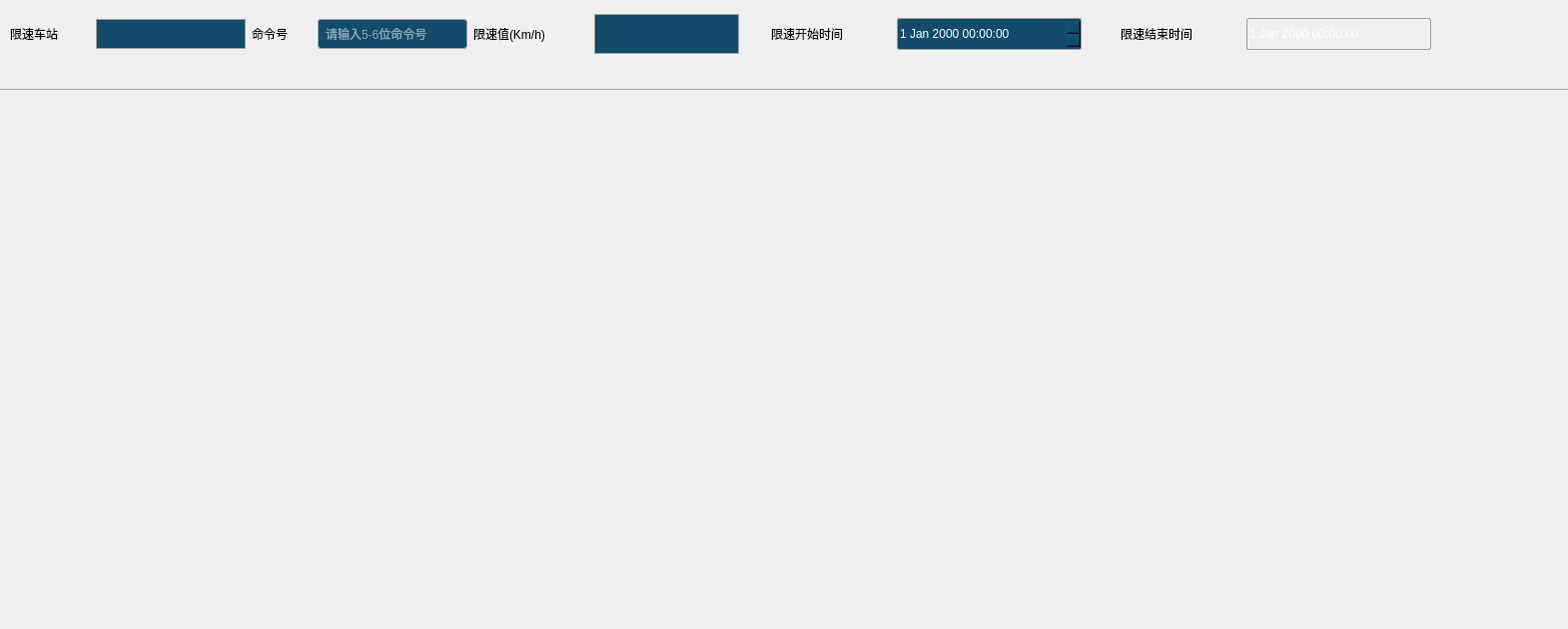
<?xml version="1.0" encoding="UTF-8"?>
<ui version="4.0">
 <class>jsj_xsmldlg</class>
 <widget class="QWidget" name="jsj_xsmldlg">
  <property name="geometry">
   <rect>
    <x>0</x>
    <y>0</y>
    <width>1570</width>
    <height>630</height>
   </rect>
  </property>
  <property name="maximumSize">
   <size>
    <width>1570</width>
    <height>630</height>
   </size>
  </property>
  <property name="windowTitle">
   <string>Form</string>
  </property>
  <property name="styleSheet">
   <string notr="true">QDateTimeEdit{
font: 14pt &quot;黑体&quot;;
background:transparent;

border:1px solid #A0A0A0;

border-radius:2px;

min-height:30px;

max-height:30px;
	background-color: rgb(18, 76, 106);
	color: rgb(255, 255, 255);

}
QComboBox{
	background-color: rgb(18, 76, 106);
	color: rgb(255, 255, 255);
font: 14pt &quot;黑体&quot;;
	border: 1px solid #A0A0A0; /* 边框宽度为1px，颜色为#A0A0A0 */
}
QComboBox::down-arrow {

image:url(:/new/jsj/rc/新增/下拉箭头.png);

 }

 QComboBox::drop-down {

     border:none;

 padding-right:4px;

 }

QComboBox QAbstractItemView{

  outline:0px;

color:rgb(220,220,220);

background-color:rgb(37,86,159);

border:1px solid rgba(143,211,249,127);

border-bottom-right-radius:4px;

border-bottom-left-radius:4px;

 }

QComboBox QAbstractItemView::item{

height:26px;

background-color:rgba(143,211,249,38);

 }
QComboBox QAbstractItemView::item:selected{

background-color:rgb(26,138,219);
 }
QLineEdit{
	
	background-color: rgb(18, 76, 106);
	color: rgb(255, 255, 255);
border: 1px solid #A0A0A0; /* 边框宽度为1px，颜色为#A0A0A0 */
	border-radius: 3px; /* 边框圆角 */
	padding-left: 5px; /* 文本距离左边界有5px */

font: 14pt &quot;黑体&quot;;
}</string>
  </property>
  <widget class="QGroupBox" name="groupBox">
   <property name="geometry">
    <rect>
     <x>-20</x>
     <y>-10</y>
     <width>1621</width>
     <height>100</height>
    </rect>
   </property>
   <property name="minimumSize">
    <size>
     <width>1621</width>
     <height>100</height>
    </size>
   </property>
   <property name="maximumSize">
    <size>
     <width>1621</width>
     <height>100</height>
    </size>
   </property>
   <property name="styleSheet">
    <string notr="true">QGroupBox#groupBox{

	
	border-image: url(:/new/jsj/rc/限速命令/背景一.png);
	border-radius: 2px; /* 边框圆角 */
border: 1px solid #A0A0A0; /* 边框宽度为1px，颜色为#A0A0A0 */
font: 14pt &quot;黑体&quot;;

}</string>
   </property>
   <property name="title">
    <string/>
   </property>
   <widget class="QWidget" name="layoutWidget">
    <property name="geometry">
     <rect>
      <x>30</x>
      <y>20</y>
      <width>1483</width>
      <height>48</height>
     </rect>
    </property>
    <layout class="QHBoxLayout" name="horizontalLayout_5">
     <item>
      <layout class="QHBoxLayout" name="horizontalLayout_3">
       <item>
        <layout class="QHBoxLayout" name="horizontalLayout">
         <item>
          <widget class="QLabel" name="label">
           <property name="minimumSize">
            <size>
             <width>80</width>
             <height>40</height>
            </size>
           </property>
           <property name="maximumSize">
            <size>
             <width>80</width>
             <height>40</height>
            </size>
           </property>
           <property name="styleSheet">
            <string notr="true">font: 14pt &quot;黑体&quot;;</string>
           </property>
           <property name="text">
            <string>限速车站</string>
           </property>
          </widget>
         </item>
         <item>
          <widget class="QComboBox" name="comboBox">
           <property name="minimumSize">
            <size>
             <width>150</width>
             <height>30</height>
            </size>
           </property>
           <property name="maximumSize">
            <size>
             <width>150</width>
             <height>30</height>
            </size>
           </property>
           <property name="sizeIncrement">
            <size>
             <width>0</width>
             <height>50</height>
            </size>
           </property>
           <property name="styleSheet">
            <string notr="true"/>
           </property>
          </widget>
         </item>
        </layout>
       </item>
       <item>
        <layout class="QHBoxLayout" name="horizontalLayout_2">
         <item>
          <widget class="QLabel" name="label_2">
           <property name="minimumSize">
            <size>
             <width>60</width>
             <height>40</height>
            </size>
           </property>
           <property name="maximumSize">
            <size>
             <width>50</width>
             <height>40</height>
            </size>
           </property>
           <property name="styleSheet">
            <string notr="true">font: 14pt &quot;黑体&quot;;</string>
           </property>
           <property name="text">
            <string>命令号</string>
           </property>
          </widget>
         </item>
         <item>
          <widget class="QLineEdit" name="ml_NumberEdit">
           <property name="minimumSize">
            <size>
             <width>150</width>
             <height>30</height>
            </size>
           </property>
           <property name="maximumSize">
            <size>
             <width>150</width>
             <height>30</height>
            </size>
           </property>
           <property name="styleSheet">
            <string notr="true"/>
           </property>
           <property name="placeholderText">
            <string>请输入5-6位命令号</string>
           </property>
          </widget>
         </item>
         <item>
          <spacer name="horizontalSpacer">
           <property name="orientation">
            <enum>Qt::Horizontal</enum>
           </property>
           <property name="sizeHint" stdset="0">
            <size>
             <width>40</width>
             <height>20</height>
            </size>
           </property>
          </spacer>
         </item>
        </layout>
       </item>
      </layout>
     </item>
     <item>
      <layout class="QHBoxLayout" name="horizontalLayout_4">
       <item>
        <widget class="QLabel" name="label_3">
         <property name="minimumSize">
          <size>
           <width>115</width>
           <height>40</height>
          </size>
         </property>
         <property name="maximumSize">
          <size>
           <width>115</width>
           <height>40</height>
          </size>
         </property>
         <property name="styleSheet">
          <string notr="true">font: 14pt &quot;黑体&quot;;</string>
         </property>
         <property name="text">
          <string>限速值(Km/h)</string>
         </property>
        </widget>
       </item>
       <item>
        <widget class="QComboBox" name="Xs_Combo">
         <property name="minimumSize">
          <size>
           <width>145</width>
           <height>40</height>
          </size>
         </property>
         <property name="maximumSize">
          <size>
           <width>145</width>
           <height>40</height>
          </size>
         </property>
         <property name="styleSheet">
          <string notr="true">QComboBox{
font: 14pt &quot;黑体&quot;;
	border: 1px solid #A0A0A0; /* 边框宽度为1px，颜色为#A0A0A0 */
}
QComboBox::down-arrow {

image:url(:/new/jsj/rc/新增/下拉箭头.png);

 }

 QComboBox::drop-down {

     border:none;

 padding-right:4px;

 }

QComboBox QAbstractItemView{

  outline:0px;

color:rgb(220,220,220);

background-color:rgb(37,86,159);

border:1px solid rgba(143,211,249,127);

border-bottom-right-radius:4px;

border-bottom-left-radius:4px;

 }

QComboBox QAbstractItemView::item{

height:26px;

background-color:rgba(143,211,249,38);

 }

 QComboBox QAbstractItemView::item:selected{

background-color:rgb(26,138,219);
 }</string>
         </property>
        </widget>
       </item>
       <item>
        <layout class="QHBoxLayout" name="horizontalLayout_6">
         <item>
          <spacer name="horizontalSpacer_3">
           <property name="orientation">
            <enum>Qt::Horizontal</enum>
           </property>
           <property name="sizeHint" stdset="0">
            <size>
             <width>40</width>
             <height>20</height>
            </size>
           </property>
          </spacer>
         </item>
         <item>
          <widget class="QLabel" name="label_4">
           <property name="minimumSize">
            <size>
             <width>120</width>
             <height>40</height>
            </size>
           </property>
           <property name="maximumSize">
            <size>
             <width>120</width>
             <height>40</height>
            </size>
           </property>
           <property name="styleSheet">
            <string notr="true">font: 14pt &quot;黑体&quot;;</string>
           </property>
           <property name="text">
            <string>限速开始时间</string>
           </property>
          </widget>
         </item>
         <item>
          <widget class="QDateTimeEdit" name="ml_Send_Time">
           <property name="minimumSize">
            <size>
             <width>185</width>
             <height>32</height>
            </size>
           </property>
           <property name="maximumSize">
            <size>
             <width>185</width>
             <height>32</height>
            </size>
           </property>
           <property name="styleSheet">
            <string notr="true"/>
           </property>
          </widget>
         </item>
         <item>
          <layout class="QHBoxLayout" name="horizontalLayout_7">
           <item>
            <spacer name="horizontalSpacer_4">
             <property name="orientation">
              <enum>Qt::Horizontal</enum>
             </property>
             <property name="sizeHint" stdset="0">
              <size>
               <width>40</width>
               <height>20</height>
              </size>
             </property>
            </spacer>
           </item>
           <item>
            <widget class="QLabel" name="label_6">
             <property name="minimumSize">
              <size>
               <width>120</width>
               <height>40</height>
              </size>
             </property>
             <property name="maximumSize">
              <size>
               <width>120</width>
               <height>40</height>
              </size>
             </property>
             <property name="styleSheet">
              <string notr="true">font: 14pt &quot;黑体&quot;;</string>
             </property>
             <property name="text">
              <string>限速结束时间</string>
             </property>
            </widget>
           </item>
           <item>
            <widget class="QDateTimeEdit" name="ml_End_Time">
             <property name="minimumSize">
              <size>
               <width>185</width>
               <height>32</height>
              </size>
             </property>
             <property name="maximumSize">
              <size>
               <width>185</width>
               <height>32</height>
              </size>
             </property>
             <property name="styleSheet">
              <string notr="true">QDateTimeEdit{
font: 14pt &quot;黑体&quot;;
background:transparent;

border:1px solid #A0A0A0;

border-radius:2px;

min-height:30px;

max-height:30px;

}
</string>
             </property>
            </widget>
           </item>
           <item>
            <spacer name="horizontalSpacer_5">
             <property name="orientation">
              <enum>Qt::Horizontal</enum>
             </property>
             <property name="sizeType">
              <enum>QSizePolicy::Maximum</enum>
             </property>
             <property name="sizeHint" stdset="0">
              <size>
               <width>40</width>
               <height>20</height>
              </size>
             </property>
            </spacer>
           </item>
          </layout>
         </item>
         <item>
          <spacer name="horizontalSpacer_2">
           <property name="orientation">
            <enum>Qt::Horizontal</enum>
           </property>
           <property name="sizeType">
            <enum>QSizePolicy::Maximum</enum>
           </property>
           <property name="sizeHint" stdset="0">
            <size>
             <width>40</width>
             <height>20</height>
            </size>
           </property>
          </spacer>
         </item>
        </layout>
       </item>
      </layout>
     </item>
    </layout>
   </widget>
  </widget>
  <widget class="QWidget" name="layoutWidget">
   <property name="geometry">
    <rect>
     <x>0</x>
     <y>70</y>
     <width>1571</width>
     <height>551</height>
    </rect>
   </property>
   <layout class="QVBoxLayout" name="verticalLayout_2">
    <property name="spacing">
     <number>0</number>
    </property>
   </layout>
  </widget>
 </widget>
 <resources/>
 <connections/>
</ui>
